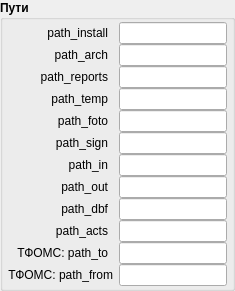
        <widget class="QGroupBox" name="groupBox">
         <property name="font">
          <font>
           <weight>75</weight>
           <bold>true</bold>
          </font>
         </property>
         <property name="title">
          <string>Пути</string>
         </property>
         <layout class="QFormLayout" name="formLayout_2">
          <property name="fieldGrowthPolicy">
           <enum>QFormLayout::AllNonFixedFieldsGrow</enum>
          </property>
          <property name="verticalSpacing">
           <number>0</number>
          </property>
          <property name="leftMargin">
           <number>5</number>
          </property>
          <property name="topMargin">
           <number>2</number>
          </property>
          <property name="rightMargin">
           <number>5</number>
          </property>
          <property name="bottomMargin">
           <number>2</number>
          </property>
          <item row="0" column="0">
           <widget class="QLabel" name="label_10">
            <property name="minimumSize">
             <size>
              <width>100</width>
              <height>0</height>
             </size>
            </property>
            <property name="font">
             <font>
              <weight>50</weight>
              <bold>false</bold>
             </font>
            </property>
            <property name="text">
             <string>path_install</string>
            </property>
            <property name="alignment">
             <set>Qt::AlignRight|Qt::AlignTrailing|Qt::AlignVCenter</set>
            </property>
           </widget>
          </item>
          <item row="0" column="1">
           <widget class="QLineEdit" name="ln_path_install">
            <property name="font">
             <font>
              <weight>50</weight>
              <bold>false</bold>
             </font>
            </property>
           </widget>
          </item>
          <item row="1" column="0">
           <widget class="QLabel" name="label_11">
            <property name="minimumSize">
             <size>
              <width>100</width>
              <height>0</height>
             </size>
            </property>
            <property name="font">
             <font>
              <weight>50</weight>
              <bold>false</bold>
             </font>
            </property>
            <property name="text">
             <string>path_arch</string>
            </property>
            <property name="alignment">
             <set>Qt::AlignRight|Qt::AlignTrailing|Qt::AlignVCenter</set>
            </property>
           </widget>
          </item>
          <item row="1" column="1">
           <widget class="QLineEdit" name="ln_path_arch">
            <property name="font">
             <font>
              <weight>50</weight>
              <bold>false</bold>
             </font>
            </property>
           </widget>
          </item>
          <item row="2" column="0">
           <widget class="QLabel" name="label_12">
            <property name="minimumSize">
             <size>
              <width>100</width>
              <height>0</height>
             </size>
            </property>
            <property name="font">
             <font>
              <weight>50</weight>
              <bold>false</bold>
             </font>
            </property>
            <property name="text">
             <string>path_reports</string>
            </property>
            <property name="alignment">
             <set>Qt::AlignRight|Qt::AlignTrailing|Qt::AlignVCenter</set>
            </property>
           </widget>
          </item>
          <item row="2" column="1">
           <widget class="QLineEdit" name="ln_path_reports">
            <property name="font">
             <font>
              <weight>50</weight>
              <bold>false</bold>
             </font>
            </property>
           </widget>
          </item>
          <item row="3" column="0">
           <widget class="QLabel" name="label_13">
            <property name="minimumSize">
             <size>
              <width>100</width>
              <height>0</height>
             </size>
            </property>
            <property name="font">
             <font>
              <weight>50</weight>
              <bold>false</bold>
             </font>
            </property>
            <property name="text">
             <string>path_temp</string>
            </property>
            <property name="alignment">
             <set>Qt::AlignRight|Qt::AlignTrailing|Qt::AlignVCenter</set>
            </property>
           </widget>
          </item>
          <item row="3" column="1">
           <widget class="QLineEdit" name="ln_path_temp">
            <property name="font">
             <font>
              <weight>50</weight>
              <bold>false</bold>
             </font>
            </property>
           </widget>
          </item>
          <item row="4" column="0">
           <widget class="QLabel" name="label_14">
            <property name="minimumSize">
             <size>
              <width>100</width>
              <height>0</height>
             </size>
            </property>
            <property name="font">
             <font>
              <weight>50</weight>
              <bold>false</bold>
             </font>
            </property>
            <property name="text">
             <string>path_foto</string>
            </property>
            <property name="alignment">
             <set>Qt::AlignRight|Qt::AlignTrailing|Qt::AlignVCenter</set>
            </property>
           </widget>
          </item>
          <item row="4" column="1">
           <widget class="QLineEdit" name="ln_path_photo">
            <property name="font">
             <font>
              <weight>50</weight>
              <bold>false</bold>
             </font>
            </property>
           </widget>
          </item>
          <item row="5" column="0">
           <widget class="QLabel" name="label_16">
            <property name="minimumSize">
             <size>
              <width>100</width>
              <height>0</height>
             </size>
            </property>
            <property name="font">
             <font>
              <weight>50</weight>
              <bold>false</bold>
             </font>
            </property>
            <property name="text">
             <string>path_sign</string>
            </property>
            <property name="alignment">
             <set>Qt::AlignRight|Qt::AlignTrailing|Qt::AlignVCenter</set>
            </property>
           </widget>
          </item>
          <item row="5" column="1">
           <widget class="QLineEdit" name="ln_path_sign">
            <property name="font">
             <font>
              <weight>50</weight>
              <bold>false</bold>
             </font>
            </property>
           </widget>
          </item>
          <item row="6" column="0">
           <widget class="QLabel" name="label_17">
            <property name="minimumSize">
             <size>
              <width>100</width>
              <height>0</height>
             </size>
            </property>
            <property name="font">
             <font>
              <weight>50</weight>
              <bold>false</bold>
             </font>
            </property>
            <property name="text">
             <string>path_in</string>
            </property>
            <property name="alignment">
             <set>Qt::AlignRight|Qt::AlignTrailing|Qt::AlignVCenter</set>
            </property>
           </widget>
          </item>
          <item row="6" column="1">
           <widget class="QLineEdit" name="ln_path_in">
            <property name="font">
             <font>
              <weight>50</weight>
              <bold>false</bold>
             </font>
            </property>
           </widget>
          </item>
          <item row="7" column="0">
           <widget class="QLabel" name="label_15">
            <property name="minimumSize">
             <size>
              <width>100</width>
              <height>0</height>
             </size>
            </property>
            <property name="font">
             <font>
              <weight>50</weight>
              <bold>false</bold>
             </font>
            </property>
            <property name="text">
             <string>path_out</string>
            </property>
            <property name="alignment">
             <set>Qt::AlignRight|Qt::AlignTrailing|Qt::AlignVCenter</set>
            </property>
           </widget>
          </item>
          <item row="7" column="1">
           <widget class="QLineEdit" name="ln_path_out">
            <property name="font">
             <font>
              <weight>50</weight>
              <bold>false</bold>
             </font>
            </property>
           </widget>
          </item>
          <item row="8" column="0">
           <widget class="QLabel" name="label_62">
            <property name="minimumSize">
             <size>
              <width>100</width>
              <height>0</height>
             </size>
            </property>
            <property name="font">
             <font>
              <weight>50</weight>
              <bold>false</bold>
             </font>
            </property>
            <property name="text">
             <string>path_dbf</string>
            </property>
            <property name="alignment">
             <set>Qt::AlignRight|Qt::AlignTrailing|Qt::AlignVCenter</set>
            </property>
           </widget>
          </item>
          <item row="8" column="1">
           <widget class="QLineEdit" name="ln_path_dbf">
            <property name="font">
             <font>
              <weight>50</weight>
              <bold>false</bold>
             </font>
            </property>
           </widget>
          </item>
          <item row="10" column="0">
           <widget class="QLabel" name="label_63">
            <property name="minimumSize">
             <size>
              <width>100</width>
              <height>0</height>
             </size>
            </property>
            <property name="font">
             <font>
              <weight>50</weight>
              <bold>false</bold>
             </font>
            </property>
            <property name="text">
             <string>ТФОМС: path_to</string>
            </property>
            <property name="alignment">
             <set>Qt::AlignRight|Qt::AlignTrailing|Qt::AlignVCenter</set>
            </property>
           </widget>
          </item>
          <item row="10" column="1">
           <widget class="QLineEdit" name="ln_path_to_TFOMS">
            <property name="font">
             <font>
              <weight>50</weight>
              <bold>false</bold>
             </font>
            </property>
           </widget>
          </item>
          <item row="11" column="0">
           <widget class="QLabel" name="label_64">
            <property name="minimumSize">
             <size>
              <width>100</width>
              <height>0</height>
             </size>
            </property>
            <property name="font">
             <font>
              <weight>50</weight>
              <bold>false</bold>
             </font>
            </property>
            <property name="text">
             <string>ТФОМС: path_from</string>
            </property>
            <property name="alignment">
             <set>Qt::AlignRight|Qt::AlignTrailing|Qt::AlignVCenter</set>
            </property>
           </widget>
          </item>
          <item row="11" column="1">
           <widget class="QLineEdit" name="ln_path_from_TFOMS">
            <property name="font">
             <font>
              <weight>50</weight>
              <bold>false</bold>
             </font>
            </property>
           </widget>
          </item>
          <item row="9" column="0">
           <widget class="QLabel" name="label_86">
            <property name="minimumSize">
             <size>
              <width>100</width>
              <height>0</height>
             </size>
            </property>
            <property name="font">
             <font>
              <weight>50</weight>
              <bold>false</bold>
             </font>
            </property>
            <property name="text">
             <string>path_acts</string>
            </property>
            <property name="alignment">
             <set>Qt::AlignRight|Qt::AlignTrailing|Qt::AlignVCenter</set>
            </property>
           </widget>
          </item>
          <item row="9" column="1">
           <widget class="QLineEdit" name="ln_path_acts">
            <property name="font">
             <font>
              <weight>50</weight>
              <bold>false</bold>
             </font>
            </property>
           </widget>
          </item>
         </layout>
        </widget>
